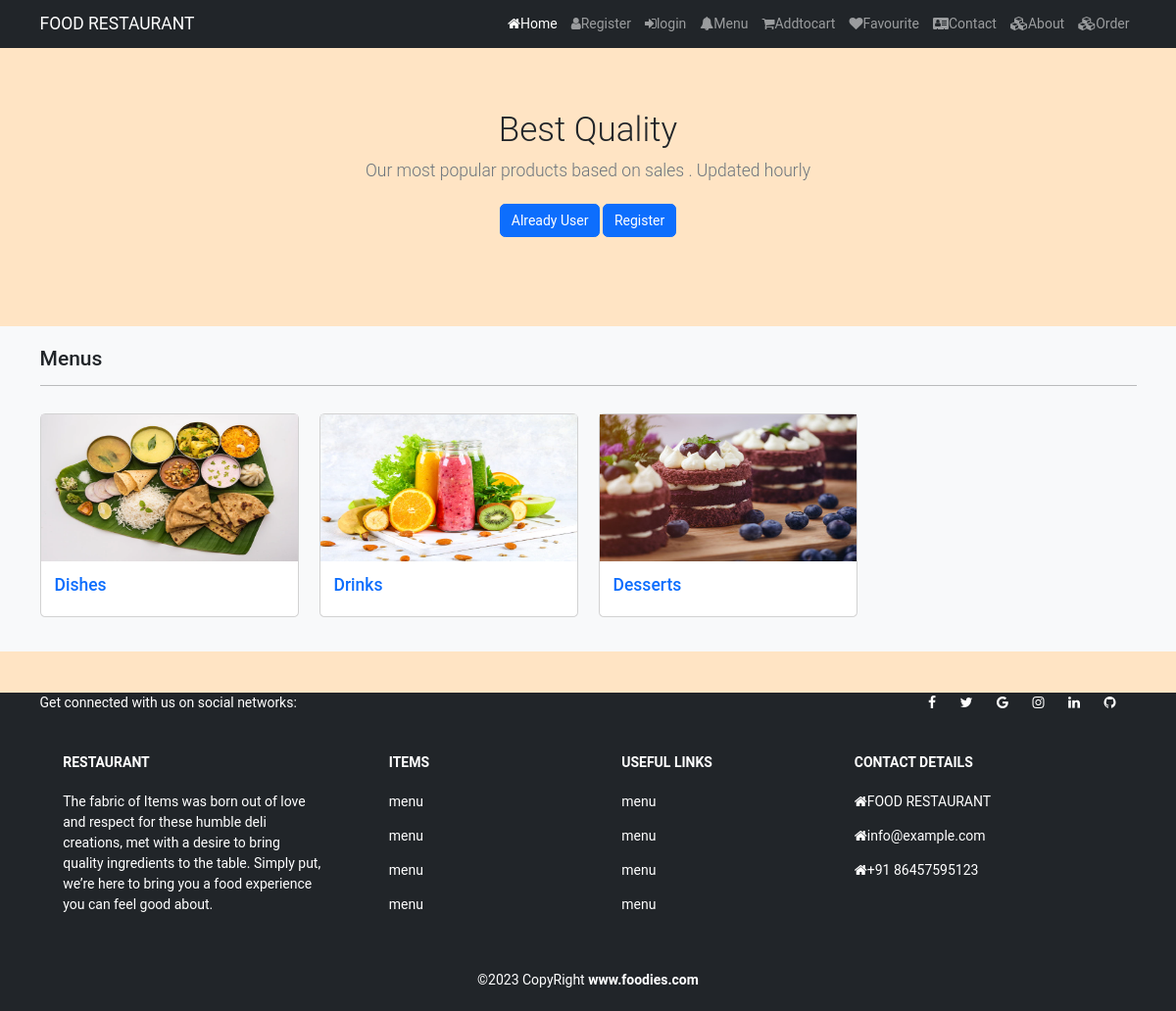
The page /menu on the database its author committed.
### Restaurant/models.py (models this page shows, shortened)
class menu(models.Model):
    name=models.CharField(max_length=150,null=False,blank=False)
    image=models.ImageField(upload_to=getfilename,null=True,blank=True)
    status=models.BooleanField(default=False,help_text="0-show,1-hidden")
    created_at=models.DateTimeField(auto_now_add=True)

### Restaurant/views.py (the view)
# urls.py: path('menu',views.menu_page,name='menu'),
def menu_page(request):
    Menu=menu.objects.filter(status=0)
    return render(request,"shop/menu.html",{"Menu":Menu})

### Restaurant/templates/shop/menu.html (shortened to what this page needs)
{% extends 'shop/layouts/main.html' %}
{%block content%}
<section class="py=5 text-center container" style="margin-top:70px;">
    <div class="row py-lg-5">
        <div class="col-lg-6 col-md-8 mx-auto">
            <h1 class="fw-light">Best Quality</h1>
            <p class="lead text-muted">Our most popular products based on sales . Updated hourly</p>
            <a href="#" class="btn btn-primary my-2">Already User</a>
            <a href="#" class="btn btn-primary my-2">Register</a>
        </div>
    </div>
</section>
<section class="bg-light py-4 my-5">
    <div class="container">
        <div class="row">
            <div class="col-12">
                <h4 class="mb-3">Menus</h4>
                <hr style="border-color: black;">
            </div>
            {% for item in Menu %}
            <div class="col-md-4 col-lg-3">
                <div class="card my-3">
                    <img src="{{item.image.url}}" class="card-image-top" alt="Menu" style="height:150px;">
                    <a href="{% url 'menu' item.name %}">
                        <div class="card-body">
                            <h5 class="card-title text-primary">{{item.name}}</h5>
                        </div>
                    </a>
                </div>
            </div>
            {% endfor %}
        </div>
    </div>
</section>
{%endblock content%}

### static/css/style.css (style rules this page uses)
html { font-size: 14px; }
body { font-family: 'Roboto', sans-serif; background-color: bisque; }
a { text-decoration: none; }

### rows shown on the page
menu: image (picture), name "Dishes"
menu: image (picture), name "Drinks"
menu: image (picture), name "Desserts"
